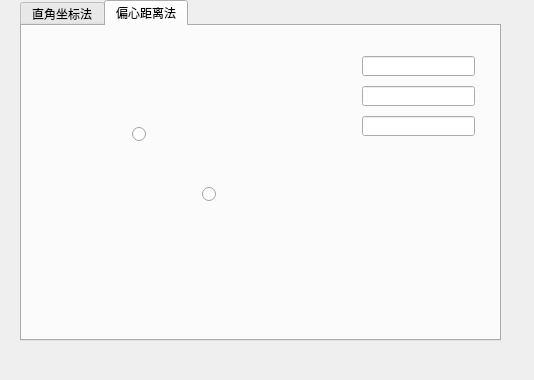
<?xml version="1.0" encoding="UTF-8"?>
<ui version="4.0">
 <class>pianxin</class>
 <widget class="QDialog" name="pianxin">
  <property name="geometry">
   <rect>
    <x>0</x>
    <y>0</y>
    <width>534</width>
    <height>380</height>
   </rect>
  </property>
  <property name="windowTitle">
   <string>Dialog</string>
  </property>
  <widget class="QTabWidget" name="tabWidget">
   <property name="geometry">
    <rect>
     <x>20</x>
     <y>0</y>
     <width>481</width>
     <height>341</height>
    </rect>
   </property>
   <property name="currentIndex">
    <number>1</number>
   </property>
   <widget class="QWidget" name="zhijiao">
    <attribute name="title">
     <string>直角坐标法</string>
    </attribute>
    <widget class="QLineEdit" name="lineEdit_FLWindex">
     <property name="geometry">
      <rect>
       <x>220</x>
       <y>40</y>
       <width>113</width>
       <height>20</height>
      </rect>
     </property>
     <property name="focusPolicy">
      <enum>Qt::StrongFocus</enum>
     </property>
    </widget>
    <widget class="QLineEdit" name="lineEdit_zj_X">
     <property name="geometry">
      <rect>
       <x>210</x>
       <y>90</y>
       <width>113</width>
       <height>20</height>
      </rect>
     </property>
    </widget>
    <widget class="QLabel" name="label">
     <property name="geometry">
      <rect>
       <x>130</x>
       <y>40</y>
       <width>81</width>
       <height>16</height>
      </rect>
     </property>
     <property name="text">
      <string>方里网索引号：</string>
     </property>
    </widget>
    <widget class="QLabel" name="label_2">
     <property name="geometry">
      <rect>
       <x>150</x>
       <y>90</y>
       <width>54</width>
       <height>12</height>
      </rect>
     </property>
     <property name="text">
      <string>X坐标：</string>
     </property>
    </widget>
    <widget class="QLabel" name="label_5">
     <property name="geometry">
      <rect>
       <x>150</x>
       <y>140</y>
       <width>54</width>
       <height>12</height>
      </rect>
     </property>
     <property name="text">
      <string>Y坐标：</string>
     </property>
    </widget>
    <widget class="QLineEdit" name="lineEdit_zj_Y">
     <property name="geometry">
      <rect>
       <x>210</x>
       <y>140</y>
       <width>113</width>
       <height>20</height>
      </rect>
     </property>
    </widget>
    <widget class="QPushButton" name="pushButton">
     <property name="geometry">
      <rect>
       <x>250</x>
       <y>200</y>
       <width>75</width>
       <height>23</height>
      </rect>
     </property>
     <property name="text">
      <string>取消</string>
     </property>
    </widget>
    <widget class="QPushButton" name="pushButton_2">
     <property name="geometry">
      <rect>
       <x>150</x>
       <y>200</y>
       <width>75</width>
       <height>23</height>
      </rect>
     </property>
     <property name="text">
      <string>确定</string>
     </property>
    </widget>
   </widget>
   <widget class="QWidget" name="tab_2">
    <attribute name="title">
     <string>偏心距离法</string>
    </attribute>
    <widget class="QRadioButton" name="radioButton_left">
     <property name="geometry">
      <rect>
       <x>110</x>
       <y>100</y>
       <width>16</width>
       <height>16</height>
      </rect>
     </property>
     <property name="text">
      <string/>
     </property>
    </widget>
    <widget class="QRadioButton" name="radioButton_right">
     <property name="geometry">
      <rect>
       <x>180</x>
       <y>160</y>
       <width>16</width>
       <height>16</height>
      </rect>
     </property>
     <property name="text">
      <string/>
     </property>
    </widget>
    <widget class="QLineEdit" name="lineEdit_6">
     <property name="geometry">
      <rect>
       <x>340</x>
       <y>30</y>
       <width>113</width>
       <height>20</height>
      </rect>
     </property>
    </widget>
    <widget class="QLineEdit" name="lineEdit_7">
     <property name="geometry">
      <rect>
       <x>340</x>
       <y>60</y>
       <width>113</width>
       <height>20</height>
      </rect>
     </property>
    </widget>
    <widget class="QLineEdit" name="lineEdit_8">
     <property name="geometry">
      <rect>
       <x>340</x>
       <y>90</y>
       <width>113</width>
       <height>20</height>
      </rect>
     </property>
    </widget>
    <widget class="QLabel" name="label_6">
     <property name="geometry">
      <rect>
       <x>20</x>
       <y>40</y>
       <width>211</width>
       <height>231</height>
      </rect>
     </property>
     <property name="styleSheet">
      <string notr="true"/>
     </property>
     <property name="text">
      <string/>
     </property>
    </widget>
    <zorder>label_6</zorder>
    <zorder>radioButton_left</zorder>
    <zorder>radioButton_right</zorder>
    <zorder>lineEdit_6</zorder>
    <zorder>lineEdit_7</zorder>
    <zorder>lineEdit_8</zorder>
   </widget>
  </widget>
 </widget>
 <resources/>
 <connections/>
</ui>
